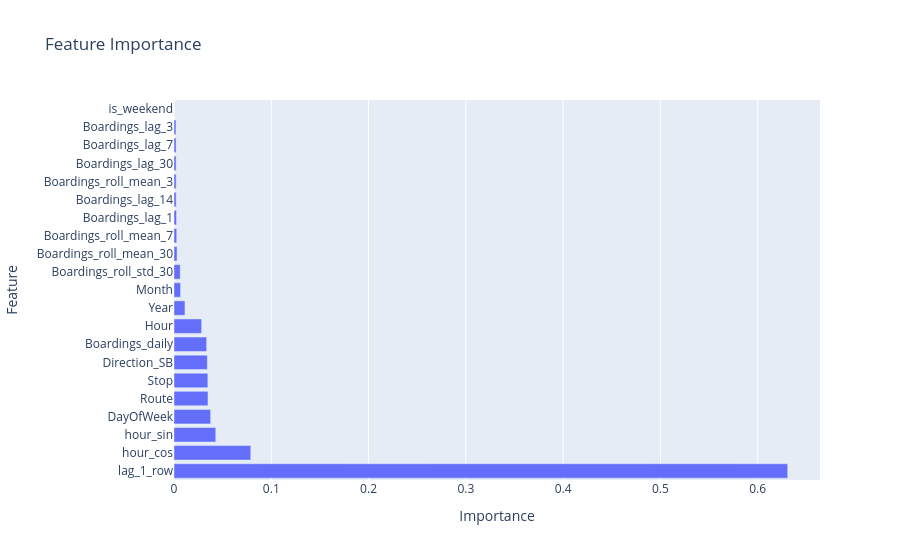

Notebook code for this chart:
### Code cell
from src.model_building import feature_importance
feature_importance(model_xgb,X_train)

### Figure 1 — Plotly figure (JSON) as saved in the notebook; plotly's stock layout.template omitted (floating-point values rounded to 4 significant figures)
{"data": [{"hovertemplate": "Importance=%{x}<br>Feature=%{y}<extra></extra>", "legendgroup": "", "marker": {"color": "#636efa", "pattern": {"shape": ""}}, "name": "", "orientation": "h", "showlegend": false, "textposition": "auto", "type": "bar", "x": [0.6309, 0.07892, 0.04292, 0.03768, 0.03494, 0.03479, 0.03426, 0.03359, 0.02837, 0.01127, 0.006745, 0.006376, 0.003157, 0.002801, 0.002533, 0.002236, 0.002229, 0.002163, 0.002136, 0.002028, 0.0], "xaxis": "x", "y": ["lag_1_row", "hour_cos", "hour_sin", "DayOfWeek", "Route", "Stop", "Direction_SB", "Boardings_daily", "Hour", "Year", "Month", "Boardings_roll_std_30", "Boardings_roll_mean_30", "Boardings_roll_mean_7", "Boardings_lag_1", "Boardings_lag_14", "Boardings_roll_mean_3", "Boardings_lag_30", "Boardings_lag_7", "Boardings_lag_3", "is_weekend"], "yaxis": "y"}], "layout": {"barmode": "relative", "legend": {"tracegroupgap": 0}, "title": {"text": "Feature Importance"}, "xaxis": {"anchor": "y", "domain": [0, 1], "title": {"text": "Importance"}}, "yaxis": {"anchor": "x", "domain": [0, 1], "title": {"text": "Feature"}}}}
